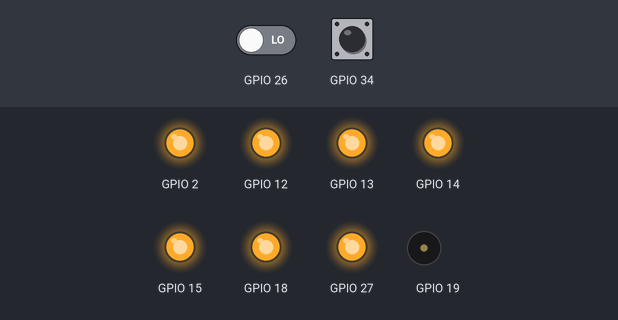
The sketch below on a simulated ESP32. On the bench: output pins drawn as LEDs (lit = HIGH), buzzer (waves = sounding). The inputs (shaded band) are chosen by the test bench; at power-on: GPIO 34 LOW, GPIO 26 LOW. What the sketch prints to the serial monitor is not drawn.

Above: at 1.2 s.
1.3 s: GPIO 34 driven HIGH
At 1.9 s:
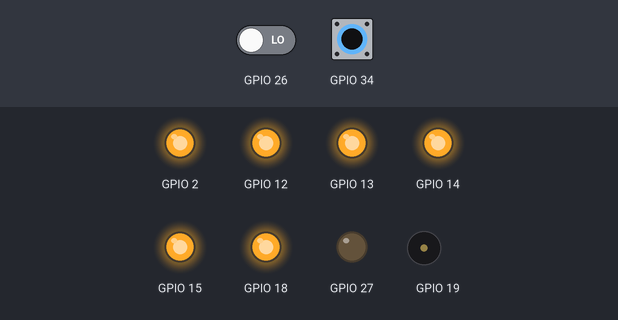
2.8 s: GPIO 26 driven HIGH
At 3.3 s:
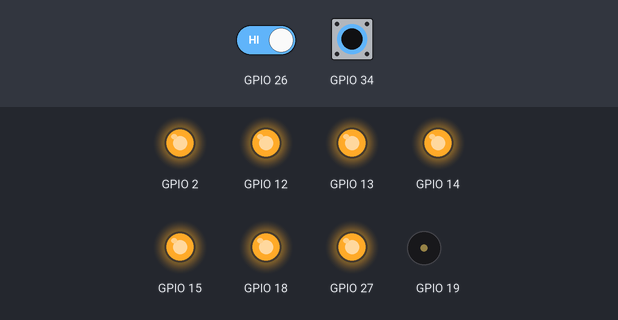
4.7 s: GPIO 34 pulsed LOW 5 times (0.12 s each, 0.3 s apart)
At 5.7 s:
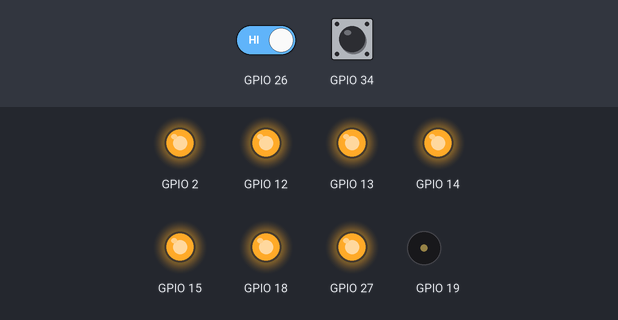
Timing chart, 0 to 7.7 s (numbered marks = the images above; inputs shaded):
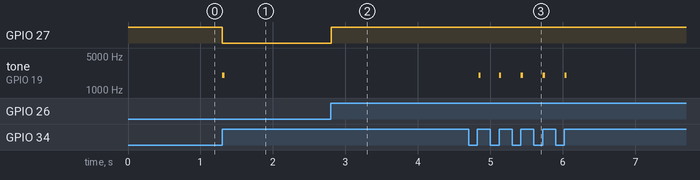

Measured:
- after the input at 1.3 s, GPIO 27: HIGH → LOW at once; tone on GPIO 19: silent → 2000 Hz at once, → silent 0.03 s later
- after the input at 2.8 s, GPIO 27: LOW → HIGH at once
- after the input at 4.7 s, tone on GPIO 19: alternates 2000 Hz for 0.03 s and silent for 0.27 s, 10 changes in all, then stays silent, starting after 0.14 s

The sketch:

Ardu8_BBL_ESP32_03_ButtonCounter.ino
```cpp
int now = 0;
int prev = 0;
int count = 0;
void setup() {
  	board_init();
  	Serial.begin(115200);
  	Serial.println("Счётчик нажатий: BUT1 — +1, BUT4 — сброс");
}
void loop() {
  	now = (int)digitalRead(34);
  	if (((now == 1) && (prev == 0))) {
      	count++;
      	if ((count > 15)) {
          	count = (int)0;
      }
      	tone(19, 2000, 30);
      	Serial.println(String("Счётчик: ") + String(count));
  }
  	prev = (int)now;
  	if (digitalRead(26)) {
      	count = (int)0;
      	Serial.println("Сброс");
  }
  	digitalWrite(27, ((count & 1) == 0));
  	digitalWrite(14, ((count & 2) == 0));
  	digitalWrite(12, ((count & 4) == 0));
  	digitalWrite(13, ((count & 8) == 0));
  	delay(20);
}

void board_init() {
  	pinMode(34, INPUT);
  	pinMode(35, INPUT);
  	pinMode(25, INPUT);
  	pinMode(26, INPUT);
  	pinMode(27, OUTPUT);
  	pinMode(14, OUTPUT);
  	pinMode(12, OUTPUT);
  	pinMode(13, OUTPUT);
  	pinMode(15, OUTPUT);
  	pinMode(2, OUTPUT);
  	pinMode(18, OUTPUT);
  	pinMode(19, OUTPUT);
  	leds_off();
}

void leds_off() {
  	digitalWrite(27, HIGH);
  	digitalWrite(14, HIGH);
  	digitalWrite(12, HIGH);
  	digitalWrite(13, HIGH);
  	digitalWrite(15, HIGH);
  	digitalWrite(2, HIGH);
  	digitalWrite(18, HIGH);
}
```
